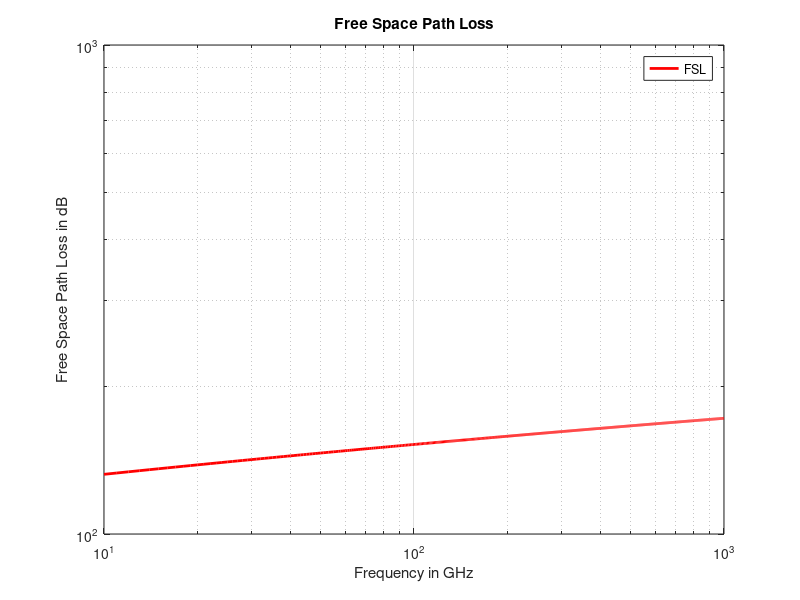

Write MATLAB code to recreate this figure. (Note: this script raises an error after producing the figure.)
%%%%%%%%%%%%%%%%%%%%%%%%%%%%%%%%%%%%%%%%%%%%%%%%%%%%%%%%%%%%%%%%%%%
%% ============= Modelling the RF Propagation Model ==============
%%%%%%%%%%%%%%%%%%%%%%%%%%%%%%%%%%%%%%%%%%%%%%%%%%%%%%%%%%%%%%%%%%%

%% Initialization
clear; close all; clc

%% ===  Free Space Path Loss and Frequency ====

%Printing the equation to be plotted
fprintf('L_{dB}(f_{GHz})= +112.44778322+20.log_{10}(f_{GHz})\n');
fprintf('Plotting  ...\n')

%Defining the frequency range in GigaHertz
f_GHz = 10:1000;
%Free Space Path Loss Model obtained from calculations
freeSpaceLoss = 112.44778322 + 20*log10(f_GHz);

% Plotting Data
figure;
loglog(f_GHz,freeSpaceLoss, 'r', 'LineWidth', 2);
%plot(f_GHz,L_dB, 'r', 'LineWidth', 2);
grid on;
xlabel('Frequency in GHz');
ylabel('Free Space Path Loss in dB');
title('Free Space Path Loss');
legend('FSL')

hold on;

fprintf('Program paused. Press enter to continue.\n');
pause;

%% ===  Rain Attenuation and Frequency ====

range = 10e3;  % Distance between transmitter and receiver in meteres
rainrate = 20; % Rain rate in mm/h
elev = 0;      % Elevation angle of the propagation path
tau = 0;       % Polarization tilt angle of the signal

% Defining the frequency range in Hertz
freq = f_GHz*1e9;
% calculating Rain Attenuation
rainAttenuation = rainpl(range,freq,rainrate,elev,tau);

% Plotting Data
%figure;
%plot(f_GHz,rainAttenuation);
loglog(f_GHz,rainAttenuation);
grid on;
xlabel('Frequency in GHz');
ylabel('Rain Attenuation in dB')
title('Rain Attenuation for Horizontal Polarization');

fprintf('Program paused. Press enter to continue.\n');
pause;

%% ===  Fog Attenuation and Frequency ====

temp = 31;  % Ambient Temperature in celcious
dens = 0.5; % Liquid Water Density in g/m^3

% calculating Fog Attenuation
fogAttenuation = fogpl(range,freq,temp,dens);

% Plotting Data
%figure;
%plot(f_GHz,fogAttenuation);
loglog(f_GHz,fogAttenuation);
grid on;
xlabel('Frequency in GHz');
ylabel('Fog Attenuation in dB')
title('Fog Attenuation');

fprintf('Program paused. Press enter to continue.\n');
pause;
%% ===  Atmospheric Gases Attenuation and Frequency  ====

temp = 15;      % Ambient Temperature in celcious
rou = 4.85;     % Water Vapor Density in g/m^3
p =  101325;    % Atmospheric Pressure in Pa

% calculating Fog Attenuation
gasAttenuation = gaspl(range,freq,temp, p, rou);

% Plotting Data
%figure;
%plot(f_GHz,gasAttenuation);
loglog(f_GHz,gasAttenuation);
grid on;
xlabel('Frequency in GHz');
ylabel('Atmospheric Gases Attenuation in dB')
title('Atmospheric Gases Attenuation');

fprintf('Program paused. Press enter to continue.\n');
pause;
%% === Total Path Loss in Propagation

Totalpathloss = freeSpaceLoss + rainAttenuation + fogAttenuation +gasAttenuation;
loglog(f_GHz,Totalpathloss );
grid on;